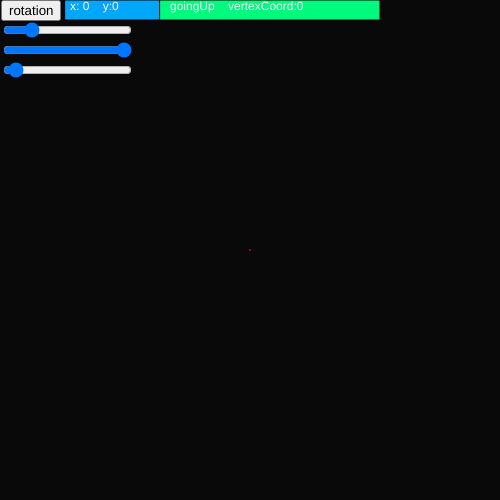
Frame 1 (no input)
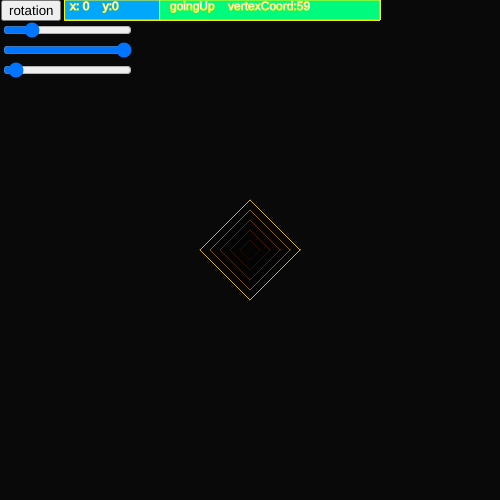
Frame 60 (no input)
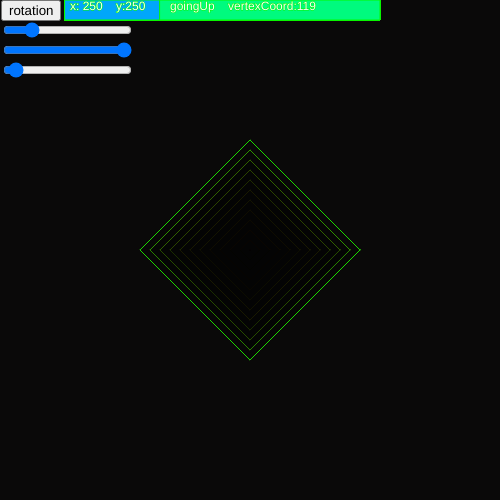
Frame 120 (the mouse pressed at the canvas centre since frame 60)

The p5.js sketch that drew these frames (run headless with seeded random() and noise() and a simulated clock; from frame 60 on, the mouse is pressed at the canvas centre):

// p5.js sketch
// ── sketch.js
let direction = 0.0;
let goingUp = true;
let vertexCoord;
let fillFigure = false;
let mouseClicks = 0;
let rotateCanvasOn;
let paused;
let numberOfScreenFills;

let velocitySlider, rotationSlider, sidesSlider;
let rotationButton;

function setup() {
    createCanvas(500, 500);
    colorMode(HSB);
    background(15, 10, 4);

    vertexCoord = 0.0;
    paused = false;
    rotateCanvasOn = false;
    numberOfScreenFills = 0;
    velocitySlider = createSlider(1, 50, 10);
    velocitySlider.position(1, 20);

    rotationSlider = createSlider(0.1, 1, 1, 0.1);
    rotationSlider.position(1, 40);

    sidesSlider = createSlider(1, 70, 4);
    sidesSlider.position(1, 60);

    rotationButton = createButton("rotation");
    rotationButton.position(1, 0);
    rotationButton.mousePressed(rotateCanvas);
}

function draw() {
    //background(color%255,150, 255)
    showStats();
    listenKeyEvents();
    doColor();
    if (!paused) {

        if (vertexCoord > width / 2 && goingUp) {
            vertexCoord = 0;
        }
        if (vertexCoord === 0 && !goingUp) {
            background(5, 10, 4);
            vertexCoord = width / 2;
        }

        doBackground()

        translate(width / 2, height / 2);
        if (rotateCanvasOn) rotate(radians(frameCount * rotationSlider.value()));


        doShape(vertexCoord, velocitySlider.value(), sidesSlider.value());

        setVertexCoord();
    }
}

function doBackground() {
    /*
    if (vertexCoord == 1) {
      background(15, 10, 4);
    }
    if (!goingUp) {
      background(15, 10, 4);
    }
    */
    if(fillFigure && goingUp && vertexCoord === 0){
        background(5, 10, 4);
    } else if (vertexCoord >= width / 2) {
        background(5, 10, 4, 0.4);
        numberOfScreenFills++
    }
}

function showStats() {
    fill(200, 100, 150);
    rect(65, 0, 140, 20);

    fill(150, 100, 100);
    rect(160, 0, 220, 20);
    fill(0, 0, 255);

    let r = goingUp ? "goingUp" : "goingDown"
    text(`${r}    vertexCoord:${vertexCoord}`, 170, 10);




    text(`x: ${mouseX}    y:${mouseY}`, 70, 10);

}

function mouseClicked() {
    if (mouseX > 50 && mouseY > 150) {
        if (mouseClicks % 2 === 0) {
            fillFigure = true;
            print("fill figure");
        } else {
            fillFigure = false;
            print("fill stroke");
        }
        mouseClicks++;
    }
}

function rotateCanvas() {
    print(`rotate : ${rotateCanvasOn} `);

    rotateCanvasOn = !rotateCanvasOn;
}

function drawPoly(radius, sides) {
    for (let i = 0; i < sides; i++) {
        let angleRange = TWO_PI / sides;

        let angle = i * angleRange;
        let nextAngle = (i + 1) * angleRange;

        line(cos(angle) * radius,
            sin(angle) * radius,
            cos(nextAngle) * radius,
            sin(nextAngle) * radius);


    }
}

function drawPolyShape(radius, sides) {
    beginShape()
    for (let i = 0; i < sides; i++) {
        let angleRange = TWO_PI / sides;

        let angle = i * angleRange;
        let nextAngle = (i + 1) * angleRange;


        vertex(cos(angle) * radius, 		sin(angle) * radius)
        vertex(cos(nextAngle) * radius, 	sin(nextAngle) * radius)

        endShape()

    }
}

function doShape(coord, velocity, sides) {
    if (fillFigure) {
        beginShape();
        drawPolyShape(coord, sides)
        /*
    vertex(-coord, -coord);

    vertex(coord, -coord);

    vertex(coord, coord);

    vertex(-coord, coord);
    endShape(CLOSE);


    beginShape(LINES);
    vertex(width, width);
    vertex(coord, coord);

    vertex(-width, -width);
    vertex(-coord, -coord);

    vertex(-width, width);
    vertex(-coord, coord);

    vertex(width, -width);
    vertex(coord, -coord);

    endShape();
                */
    } else if (coord % velocity === 0) {
        drawPolyShape(coord, sides)

        /*
        beginShape();
        vertex(-coord, -coord);

        vertex(coord, -coord);

        vertex(coord, coord);

        vertex(-coord, coord);
        endShape(CLOSE);
        */
    }
}

function doColor() {
    if (fillFigure) {
        print(`fillFigure and goingUp: ${goingUp}`);
        stroke(frameCount % 255, 150, 150);
        fill(frameCount % 255, 150, 150);
        //fill(frameCount % 255, 150, 150, 0.1);
    } else {
        if (goingUp) {
            print(`fillFigure ${fillFigure} and goingUp`);
            background(15, 10, 4, 0.02);
            fill(0, 0, 0, 0.1);
            strokeWeight(1)
            stroke(frameCount % 255, 150, 150);
        } else if (!goingUp) {
            print("going down  & stroke");
            fill(255, 10, 4, 0.1);
            background(15, 10, 4, 0.02);
            stroke(frameCount % 255, 150, 150);
        }

    }
}

function setVertexCoord() {
    if (goingUp) {
        vertexCoord++;
    } else {
        vertexCoord--;
    }
}

function listenKeyEvents() {
    if (keyIsDown(LEFT_ARROW)) {}

    if (keyIsDown(RIGHT_ARROW)) {}

    if (keyIsDown(UP_ARROW)) {
        goingUp = true;
    }

    if (keyIsDown(DOWN_ARROW)) {
        goingUp = false;
    }
    if (keyIsDown("32")) {
        paused = !paused
    }
    if (keyIsDown("82")) {
        rotateCanvas()
    }
}

function mouseWheel(event) {
    if (direction < 0) {
        //direction = -1;
        //goingUp = false;
    } else if (direction > 0) {
        //direction = 1;
        //goingUp = true;
    }
    direction = event.deltaY;

    //uncomment to block page scrolling
    return false;
}
// ── style.css
html {
    background-color: #333;

}

body {
    text-align: center;
    color: rgba(2, 34, 243, 0.18);
    font-family: "Share Tech Mono", serif;
    font-size: 48px;
    font-weight: bold;
    background-size: contain;
    background-image: url('https://media1.giphy.com/media/YRcXl6VfNhCorklI0R/giphy.gif');
    height: 100%;
    padding: 0;
    margin: 0;

}

p.footer-note {
    backdrop-filter: invert(.7);
    font-weight: normal;
    font-style: italic;
    font-smoothing: antialiased;
    overflow: hidden;
    text-align: center;
    background-image: -webkit-linear-gradient(92deg, #cc5500, #ccbb00);
    -webkit-background-clip: text;
    -webkit-text-fill-color: transparent;
    -webkit-animation: hue 30s infinite linear;
}

.subtitle {
    font-family: "Lucida Console", "Courier New", monospace;
    font-weight: normal;
    font-size: 75%;
    font-smoothing: antialiased;
    width: 100%;
}

.subtitle span::before {
    content: "";
    color: darkred;
    text-shadow: 1px 1px rgba(255, 255, 153, 0.5), 0 0 25px crimson, 0 0 5px red;
    -webkit-animation: transmission 5s infinite;
}

@keyframes transmission {
    0% {
        content: "transmission ";
    }
    25% {
        content: "transmission incoming";
    }
    50% {
        content: "transmission incoming.";
    }
    75% {
        content: "transmission incoming..";
    }
    100% {
        content: "transmission incoming...";
    }
}

@keyframes hue {
    from {
        filter: hue-rotate(0deg);
    }
    to {
        filter: hue-rotate(-360deg);
    }
}

.codpen {
    height: 400px;
    box-sizing: border-box;
    align-items: center;
    justify-content: flex-start;
    border: 200px solid;
    margin: 1em 0;
    padding: 100em;
}

.homepage {
    display: flex;
    border: 10px solid white;
    flex-direction: column;
}

.upper-container {
    display: flex;
    flex: available;
    flex-direction: column;
    justify-content: space-between;
    border: 20px solid rebeccapurple;
}

.bottom-container {
    display: flex;
    flex: 50%;
    flex-direction: row;
    border: 10px solid cyan;
}

.bottom-flex-child {
    flex: 50%;
    align-self: center;
    align-items: stretch;
    border: 20px solid #d99769;
}

.bottom-flex-child-col {
    flex: 10%;
    flex-direction: column;
    border: 20px solid #69d97f;
}

.bottom-insta {
    flex: 50%;
    align-self: end;
    border: 20px solid #4b8f79;
}

.bottom-flex-child:first-child {
    margin-right: 20px;
}


.footer_container {
    flex: 10%;
    flex-wrap: wrap;
    border: 15px solid yellow;
}

.upper-flex-child-subtitle {
    flex: 50%;
    flex-wrap: wrap;
    border: 15px solid darkred;

}

.uppwe-flex-child:first-child {
    margin-right: 20px;

}

// ── style2.css

body {
    font-family: 'Roboto Condensed', sans-serif;
}

section {
    /*height: 500px; auto adjust to whatever we have in it*/
    border: ridge #4e5664;
    background-image: -webkit-linear-gradient(92deg, #f38c02, #6c58cc);
}

.footer_container {
    display: flex;
    justify-content: center;
}

.footer-note {
    font-weight: normal;
    font-smoothing: antialiased;
    text-align: center;
    letter-spacing: 10px;
    font-size: 50px;
    font-family: 'Orbitron', sans-serif;
    padding-bottom: 25px;
    background-image: -webkit-linear-gradient(90deg, #38ef00, #bf00ff);
    -webkit-background-clip: text;
    -webkit-text-fill-color: transparent;
}

.header {
    font-weight: normal;
    font-smoothing: antialiased;
    text-align: center;
    height: 70vh;
    background-image: none;
    background-color: #251f3a;
    font-size: 60px;

    -webkit-animation: hue 30s infinite linear;
    background-image: -webkit-linear-gradient(92deg, #cc5500, #ccbb00);

    color: #aa9ed7;
    flex-direction: column;
    display: flex;
}

nav {
    display: flex;
    justify-content: space-between;
}


ul {
    display: flex;
    list-style-type: none;
    width: 500px;
    font-size: 30px;
    justify-content: space-around;
}

li {
    /* width: 200px; */
    text-decoration: none;
}

li:hover {
    text-decoration: underline;
}

.todo {
    text-decoration: none;
    color: yellow;
    font-family: "Roboto Mono", sans-serif;
}

.todo:hover {
    text-decoration: none;
}

.header-area {
    display: flex;
    height: 100%;
    justify-content: space-between;
}

.header-content {
    display: flex;
    justify-content: center;
    align-items: center;
    flex-direction: column;
    margin-bottom: 200px;
    width: 100%;
    margin-left: 80px;
    /* set margin left equal to .social total space to put in center*/
}

.socials {
    padding: 20px;
    display: flex;
    flex-direction: column;
    justify-content: flex-start;
}


.social-button {
    background-color: transparent;
    transition: transform .2s;
    margin: 0 auto;
}

.social-button:hover {
    -ms-transform: scale(1.5); /* IE 9 */
    -webkit-transform: scale(1.5); /* Safari 3-8 */
    transform: scale(1.5);
}

h1 {
    font-size: 90px;
    margin-bottom: 40px;
    font-family: 'Orbitron', sans-serif;
    background-image: -webkit-linear-gradient(90deg, #38ef00, #bf00ff);
    -webkit-background-clip: text;
    -webkit-text-fill-color: transparent;
}

h2 {
    font-size: 60px;
    letter-spacing: 5px;
}
.welcome{
    margin-bottom: 30px;
    letter-spacing: 30px;
}

@keyframes rotate-gradient {
    to {
        transform: rotate(12deg)
    }
}

p {
    margin: 20px;
    font-weight: 100;
}

.button {
    font-size: 25px;
    border-radius: 25px;
    align-self: center;
    background-color: #c9c8cd;
    text-align: center;
    font-weight: 400;
    padding: 10px;
    margin-top: 20px;
    position: relative;

}

.button:hover {
    background-color: rgba(175, 171, 255, 0.52);
}

.button:hover .button_tooltip {
    visibility: visible;
}

.button:active {
    background-color: rgb(245, 22, 22);
    color: #69d97f;
}

.button .button_tooltip {
    visibility: hidden;
    width: 120px;
    background: rgba(248, 248, 248, 0.45);
    padding: 10px;
    opacity: 0;
    transition: opacity 1s;
    /* Position the tooltip */
    position: absolute;
    z-index: 1;
    left: 110%;
    top: -25%;
}


.button:hover span {
    outline: none;
    text-decoration: none;
    font-size: 50%;
    border-radius: 25px;
    color: #000;
    opacity: 0.5;
}

.social-button {
    margin-bottom: 20px;
    color: #251f3a;
}

.logo {
    margin: 30px;
}

.subtitle-container {
    display: flex;
    justify-content: center;
}

.subtitle {
    display: flex;
    text-align: center;
    font-family: "Roboto Mono", sans-serif;
    font-weight: normal;
    font-size: 150%;
    font-smoothing: antialiased;
}

.subtitle span::before {
    content: "";
    color: #cfea7c;
    text-shadow: 1px 1px rgba(133, 38, 60, 0.5), 0 0 25px rgba(2, 34, 243, 0.18), 0 0 5px #8fef40;
    -webkit-animation: transmission 5s infinite;
}

@keyframes transmission {
    0% {
        content: "tr";
    }
    5% {
        content: "tran";
    }
    10% {
        content: "transm";
    }
    15% {
        content: "transmit";
    }
    20% {
        content: "transmitti";
    }
    25% {
        content: "transmittion";
    }
    30% {
        content: "transmission in";
    }
    35% {
        content: "transmission inco";
    }
    40% {
        content: "transmission incomi";
    }
    45% {
        content: "transmission incoming";
    }
    50% {
        content: "transmission incoming.";
    }
    75% {
        content: "transmission incoming..";
    }
    100% {
        content: "transmission incoming...";
    }
}

.info_section {
    display: flex;
    justify-content: space-around;
    padding: 40px;
}

.info_section_alt {
    display: flex;
    flex-direction: column;
    text-align: center;
    justify-content: space-around;
    padding: 40px;
}

.headshot_container {
    display: flex;
    align-items: center;
}

.headshot {
    width: 300px;
    border-radius: 300px;
}

.project-container {
    display: flex;
    justify-content: space-around;
}

.project-card {
    display: flex;
    width: 300px;
    height: 500px;
    box-shadow: 1px 1px 200px rebeccapurple;
    justify-content: center;
    align-items: center;
}

.project-icon {
    padding: 50px;
    background-color: transparent;
    transition: transform .2s;
    width: 200px;
    height: 200px;
    margin: 0 auto;
}

.project-icon:hover {
    -ms-transform: scale(1.5); /* IE 9 */
    -webkit-transform: scale(1.5); /* Safari 3-8 */
    transform: scale(1.5);
}

.upper-container {
    display: flex;
    border: 10px solid yellow;

    flex-direction: column;
    justify-content: space-between;
}
/**/


@keyframes hue {
    from {
        filter: hue-rotate(0deg);
    }
    to {
        filter: hue-rotate(-360deg);
    }
}

.glitch {
    font-size: 50px;
    font-family: 'Raleway', sans-serif;
    font-weight: 700;
    text-decoration: none;
    text-transform: uppercase;
    transform: translate(0%, -0%);
    color: #fff;
    letter-spacing: 5px;
    padding-bottom: 40px;
}

.glitch::after {
    display: block;
    content: attr(data-glitch);
    text-transform: uppercase;
    position: absolute;
    top: 0;
    left: 0;
    height: 100%;
    width: 100%;
    opacity: .8;
}

.glitch::before {
    display: block;
    content: attr(data-glitch);
    text-transform: uppercase;
    position: absolute;
    top: 0;
    left: 0;
    height: 100%;
    width: 100%;
    opacity: .8;
}

.glitch:hover::before {
    color: #0ff;
    z-index: -1;
    animation: glitch .3s cubic-bezier(.25, .46, .45, .94) both 5
}

.glitch:hover::after {
    color: #f0f;
    z-index: -2;
    animation: glitch .3s cubic-bezier(.25, .46, .45, .94) reverse both 5
}

@media only screen and (max-width: 400px) {
    .glitch {
        font-size: 3em;
    }
}

@keyframes glitch {
    0% {
        transform: translate(0)
    }
    20% {
        transform: translate(-5px, 5px)
    }
    40% {
        transform: translate(-5px, -5px)
    }
    60% {
        transform: translate(5px, 5px)
    }
    80% {
        transform: translate(5px, -5px)
    }
    to {
        transform: translate(0)
    }
}
